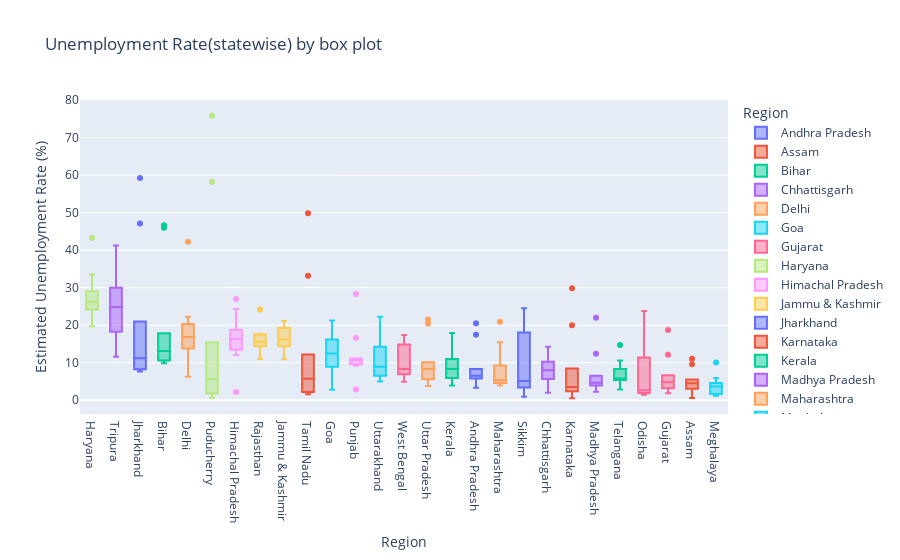

Here is the notebook cell this chart was saved with:
### Code cell
# USING BOX GRAPH TO ANALYSIS
# x AS REGION AND y AS ESTIMATED UNEMPLOYMENT RATE IN DESCENDING ORDER
fg=px.box(rate,x='Region',y=' Estimated Unemployment Rate (%)',color='Region',
         title='Unemployment Rate(statewise) by box plot',template='plotly')
fg.update_layout(xaxis={'categoryorder':'total descending'})
fg.show()

### Figure 1 — Plotly figure (JSON) as saved in the notebook; plotly's stock layout.template omitted (floating-point values rounded to 4 significant figures)
{"data": [{"alignmentgroup": "True", "hovertemplate": "Region=%{x}<br> Estimated Unemployment Rate (%)=%{y}<extra></extra>", "legendgroup": "Andhra Pradesh", "marker": {"color": "#636efa"}, "name": "Andhra Pradesh", "notched": false, "offsetgroup": "Andhra Pradesh", "orientation": "v", "showlegend": true, "type": "box", "x": ["Andhra Pradesh", "Andhra Pradesh", "Andhra Pradesh", "Andhra Pradesh", "Andhra Pradesh", "Andhra Pradesh", "Andhra Pradesh", "Andhra Pradesh", "Andhra Pradesh", "Andhra Pradesh"], "x0": " ", "xaxis": "x", "y": [5.48, 5.83, 5.79, 20.51, 17.43, 3.31, 8.34, 6.96, 6.4, 6.59], "y0": " ", "yaxis": "y"}, {"alignmentgroup": "True", "hovertemplate": "Region=%{x}<br> Estimated Unemployment Rate (%)=%{y}<extra></extra>", "legendgroup": "Assam", "marker": {"color": "#EF553B"}, "name": "Assam", "notched": false, "offsetgroup": "Assam", "orientation": "v", "showlegend": true, "type": "box", "x": ["Assam", "Assam", "Assam", "Assam", "Assam", "Assam", "Assam", "Assam", "Assam", "Assam"], "x0": " ", "xaxis": "x", "y": [4.66, 4.41, 4.77, 11.06, 9.55, 0.6, 3.77, 5.53, 1.19, 3.02], "y0": " ", "yaxis": "y"}, {"alignmentgroup": "True", "hovertemplate": "Region=%{x}<br> Estimated Unemployment Rate (%)=%{y}<extra></extra>", "legendgroup": "Bihar", "marker": {"color": "#00cc96"}, "name": "Bihar", "notched": false, "offsetgroup": "Bihar", "orientation": "v", "showlegend": true, "type": "box", "x": ["Bihar", "Bihar", "Bihar", "Bihar", "Bihar", "Bihar", "Bihar", "Bihar", "Bihar", "Bihar"], "x0": " ", "xaxis": "x", "y": [10.61, 10.29, 15.43, 46.64, 45.96, 17.82, 12.79, 13.44, 11.91, 9.82], "y0": " ", "yaxis": "y"}, {"alignmentgroup": "True", "hovertemplate": "Region=%{x}<br> Estimated Unemployment Rate (%)=%{y}<extra></extra>", "legendgroup": "Chhattisgarh", "marker": {"color": "#ab63fa"}, "name": "Chhattisgarh", "notched": false, "offsetgroup": "Chhattisgarh", "orientation": "v", "showlegend": true, "type": "box", "x": ["Chhattisgarh", "Chhattisgarh", "Chhattisgarh", "Chhattisgarh", "Chhattisgarh", "Chhattisgarh", "Chhattisgarh", "Chhattisgarh", "Chhattisgarh", "Chhattisgarh"], "x0": " ", "xaxis": "x", "y": [9.65, 8.38, 7.54, 3.41, 10.5, 14.23, 10.27, 5.63, 1.96, 6.62], "y0": " ", "yaxis": "y"}, {"alignmentgroup": "True", "hovertemplate": "Region=%{x}<br> Estimated Unemployment Rate (%)=%{y}<extra></extra>", "legendgroup": "Delhi", "marker": {"color": "#FFA15A"}, "name": "Delhi", "notched": false, "offsetgroup": "Delhi", "orientation": "v", "showlegend": true, "type": "box", "x": ["Delhi", "Delhi", "Delhi", "Delhi", "Delhi", "Delhi", "Delhi", "Delhi", "Delhi", "Delhi"], "x0": " ", "xaxis": "x", "y": [22.23, 14.84, 17.04, 16.68, 42.27, 18.19, 20.3, 13.79, 12.53, 6.27], "y0": " ", "yaxis": "y"}, {"alignmentgroup": "True", "hovertemplate": "Region=%{x}<br> Estimated Unemployment Rate (%)=%{y}<extra></extra>", "legendgroup": "Goa", "marker": {"color": "#19d3f3"}, "name": "Goa", "notched": false, "offsetgroup": "Goa", "orientation": "v", "showlegend": true, "type": "box", "x": ["Goa", "Goa", "Goa", "Goa", "Goa", "Goa", "Goa", "Goa", "Goa", "Goa"], "x0": " ", "xaxis": "x", "y": [8.89, 2.81, 5.25, 13.31, 21.25, 9.96, 17.07, 16.21, 15.38, 11.54], "y0": " ", "yaxis": "y"}, {"alignmentgroup": "True", "hovertemplate": "Region=%{x}<br> Estimated Unemployment Rate (%)=%{y}<extra></extra>", "legendgroup": "Gujarat", "marker": {"color": "#FF6692"}, "name": "Gujarat", "notched": false, "offsetgroup": "Gujarat", "orientation": "v", "showlegend": true, "type": "box", "x": ["Gujarat", "Gujarat", "Gujarat", "Gujarat", "Gujarat", "Gujarat", "Gujarat", "Gujarat", "Gujarat", "Gujarat"], "x0": " ", "xaxis": "x", "y": [5.54, 6.38, 6.66, 18.71, 12.11, 3.2, 1.84, 1.87, 3.42, 4.03], "y0": " ", "yaxis": "y"}, {"alignmentgroup": "True", "hovertemplate": "Region=%{x}<br> Estimated Unemployment Rate (%)=%{y}<extra></extra>", "legendgroup": "Haryana", "marker": {"color": "#B6E880"}, "name": "Haryana", "notched": false, "offsetgroup": "Haryana", "orientation": "v", "showlegend": true, "type": "box", "x": ["Haryana", "Haryana", "Haryana", "Haryana", "Haryana", "Haryana", "Haryana", "Haryana", "Haryana", "Haryana"], "x0": " ", "xaxis": "x", "y": [20.34, 25.77, 25.05, 43.22, 29.02, 26.7, 24.18, 33.5, 19.68, 27.31], "y0": " ", "yaxis": "y"}, {"alignmentgroup": "True", "hovertemplate": "Region=%{x}<br> Estimated Unemployment Rate (%)=%{y}<extra></extra>", "legendgroup": "Himachal Pradesh", "marker": {"color": "#FF97FF"}, "name": "Himachal Pradesh", "notched": false, "offsetgroup": "Himachal Pradesh", "orientation": "v", "showlegend": true, "type": "box", "x": ["Himachal Pradesh", "Himachal Pradesh", "Himachal Pradesh", "Himachal Pradesh", "Himachal Pradesh", "Himachal Pradesh", "Himachal Pradesh", "Himachal Pradesh", "Himachal Pradesh", "Himachal Pradesh"], "x0": " ", "xaxis": "x", "y": [16.83, 16.84, 18.76, 2.2, 26.95, 13.47, 24.31, 15.79, 12.04, 13.46], "y0": " ", "yaxis": "y"}, {"alignmentgroup": "True", "hovertemplate": "Region=%{x}<br> Estimated Unemployment Rate (%)=%{y}<extra></extra>", "legendgroup": "Jammu & Kashmir", "marker": {"color": "#FECB52"}, "name": "Jammu & Kashmir", "notched": false, "offsetgroup": "Jammu & Kashmir", "orientation": "v", "showlegend": true, "type": "box", "x": ["Jammu & Kashmir", "Jammu & Kashmir", "Jammu & Kashmir", "Jammu & Kashmir", "Jammu & Kashmir", "Jammu & Kashmir", "Jammu & Kashmir", "Jammu & Kashmir", "Jammu & Kashmir"], "x0": " ", "xaxis": "x", "y": [21.08, 20.78, 15.5, 18.74, 17.92, 10.88, 11.09, 16.17, 16.14], "y0": " ", "yaxis": "y"}, {"alignmentgroup": "True", "hovertemplate": "Region=%{x}<br> Estimated Unemployment Rate (%)=%{y}<extra></extra>", "legendgroup": "Jharkhand", "marker": {"color": "#636efa"}, "name": "Jharkhand", "notched": false, "offsetgroup": "Jharkhand", "orientation": "v", "showlegend": true, "type": "box", "x": ["Jharkhand", "Jharkhand", "Jharkhand", "Jharkhand", "Jharkhand", "Jharkhand", "Jharkhand", "Jharkhand", "Jharkhand", "Jharkhand"], "x0": " ", "xaxis": "x", "y": [10.61, 11.85, 8.23, 47.09, 59.23, 20.95, 7.63, 9.76, 8.24, 11.8], "y0": " ", "yaxis": "y"}, {"alignmentgroup": "True", "hovertemplate": "Region=%{x}<br> Estimated Unemployment Rate (%)=%{y}<extra></extra>", "legendgroup": "Karnataka", "marker": {"color": "#EF553B"}, "name": "Karnataka", "notched": false, "offsetgroup": "Karnataka", "orientation": "v", "showlegend": true, "type": "box", "x": ["Karnataka", "Karnataka", "Karnataka", "Karnataka", "Karnataka", "Karnataka", "Karnataka", "Karnataka", "Karnataka", "Karnataka"], "x0": " ", "xaxis": "x", "y": [2.86, 3.61, 3.46, 29.84, 19.97, 8.44, 4.01, 0.5, 2.41, 1.58], "y0": " ", "yaxis": "y"}, {"alignmentgroup": "True", "hovertemplate": "Region=%{x}<br> Estimated Unemployment Rate (%)=%{y}<extra></extra>", "legendgroup": "Kerala", "marker": {"color": "#00cc96"}, "name": "Kerala", "notched": false, "offsetgroup": "Kerala", "orientation": "v", "showlegend": true, "type": "box", "x": ["Kerala", "Kerala", "Kerala", "Kerala", "Kerala", "Kerala", "Kerala", "Kerala", "Kerala", "Kerala"], "x0": " ", "xaxis": "x", "y": [5.31, 7.6, 8.99, 16.99, 17.88, 9.71, 7.09, 10.98, 5.91, 3.88], "y0": " ", "yaxis": "y"}, {"alignmentgroup": "True", "hovertemplate": "Region=%{x}<br> Estimated Unemployment Rate (%)=%{y}<extra></extra>", "legendgroup": "Madhya Pradesh", "marker": {"color": "#ab63fa"}, "name": "Madhya Pradesh", "notched": false, "offsetgroup": "Madhya Pradesh", "orientation": "v", "showlegend": true, "type": "box", "x": ["Madhya Pradesh", "Madhya Pradesh", "Madhya Pradesh", "Madhya Pradesh", "Madhya Pradesh", "Madhya Pradesh", "Madhya Pradesh", "Madhya Pradesh", "Madhya Pradesh", "Madhya Pradesh"], "x0": " ", "xaxis": "x", "y": [4.11, 4.57, 2.22, 12.36, 21.98, 6.48, 5.08, 4.7, 3.91, 3.13], "y0": " ", "yaxis": "y"}, {"alignmentgroup": "True", "hovertemplate": "Region=%{x}<br> Estimated Unemployment Rate (%)=%{y}<extra></extra>", "legendgroup": "Maharashtra", "marker": {"color": "#FFA15A"}, "name": "Maharashtra", "notched": false, "offsetgroup": "Maharashtra", "orientation": "v", "showlegend": true, "type": "box", "x": ["Maharashtra", "Maharashtra", "Maharashtra", "Maharashtra", "Maharashtra", "Maharashtra", "Maharashtra", "Maharashtra", "Maharashtra", "Maharashtra"], "x0": " ", "xaxis": "x", "y": [4.95, 4.69, 5.79, 20.9, 15.46, 9.23, 3.89, 6.23, 4.55, 4.1], "y0": " ", "yaxis": "y"}, {"alignmentgroup": "True", "hovertemplate": "Region=%{x}<br> Estimated Unemployment Rate (%)=%{y}<extra></extra>", "legendgroup": "Meghalaya", "marker": {"color": "#19d3f3"}, "name": "Meghalaya", "notched": false, "offsetgroup": "Meghalaya", "orientation": "v", "showlegend": true, "type": "box", "x": ["Meghalaya", "Meghalaya", "Meghalaya", "Meghalaya", "Meghalaya", "Meghalaya", "Meghalaya", "Meghalaya", "Meghalaya", "Meghalaya"], "x0": " ", "xaxis": "x", "y": [1.66, 3.59, 1.58, 10.03, 5.92, 1.15, 2.1, 3.74, 4.29, 4.6], "y0": " ", "yaxis": "y"}, {"alignmentgroup": "True", "hovertemplate": "Region=%{x}<br> Estimated Unemployment Rate (%)=%{y}<extra></extra>", "legendgroup": "Odisha", "marker": {"color": "#FF6692"}, "name": "Odisha", "notched": false, "offsetgroup": "Odisha", "orientation": "v", "showlegend": true, "type": "box", "x": ["Odisha", "Odisha", "Odisha", "Odisha", "Odisha", "Odisha", "Odisha", "Odisha", "Odisha", "Odisha"], "x0": " ", "xaxis": "x", "y": [1.9, 3.12, 13.08, 23.76, 11.41, 3.77, 1.88, 1.42, 2.1, 2.18], "y0": " ", "yaxis": "y"}, {"alignmentgroup": "True", "hovertemplate": "Region=%{x}<br> Estimated Unemployment Rate (%)=%{y}<extra></extra>", "legendgroup": "Puducherry", "marker": {"color": "#B6E880"}, "name": "Puducherry", "notched": false, "offsetgroup": "Puducherry", "orientation": "v", "showlegend": true, "type": "box", "x": ["Puducherry", "Puducherry", "Puducherry", "Puducherry", "Puducherry", "Puducherry", "Puducherry", "Puducherry", "Puducherry", "Puducherry"], "x0": " ", "xaxis": "x", "y": [0.58, 1.76, 1.2, 75.85, 58.19, 4.24, 15.47, 5.05, 10.9, 6.18], "y0": " ", "yaxis": "y"}, {"alignmentgroup": "True", "hovertemplate": "Region=%{x}<br> Estimated Unemployment Rate (%)=%{y}<extra></extra>", "legendgroup": "Punjab", "marker": {"color": "#FF97FF"}, "name": "Punjab", "notched": false, "offsetgroup": "Punjab", "orientation": "v", "showlegend": true, "type": "box", "x": ["Punjab", "Punjab", "Punjab", "Punjab", "Punjab", "Punjab", "Punjab", "Punjab", "Punjab", "Punjab"], "x0": " ", "xaxis": "x", "y": [11.11, 10.97, 10.32, 2.86, 28.33, 16.55, 9.19, 10.99, 9.61, 9.88], "y0": " ", "yaxis": "y"}, {"alignmentgroup": "True", "hovertemplate": "Region=%{x}<br> Estimated Unemployment Rate (%)=%{y}<extra></extra>", "legendgroup": "Rajasthan", "marker": {"color": "#FECB52"}, "name": "Rajasthan", "notched": false, "offsetgroup": "Rajasthan", "orientation": "v", "showlegend": true, "type": "box", "x": ["Rajasthan", "Rajasthan", "Rajasthan", "Rajasthan", "Rajasthan", "Rajasthan", "Rajasthan", "Rajasthan", "Rajasthan", "Rajasthan"], "x0": " ", "xaxis": "x", "y": [10.97, 15.16, 11.9, 17.7, 15.74, 14.39, 15.81, 17.51, 15.35, 24.15], "y0": " ", "yaxis": "y"}, {"alignmentgroup": "True", "hovertemplate": "Region=%{x}<br> Estimated Unemployment Rate (%)=%{y}<extra></extra>", "legendgroup": "Sikkim", "marker": {"color": "#636efa"}, "name": "Sikkim", "notched": false, "offsetgroup": "Sikkim", "orientation": "v", "showlegend": true, "type": "box", "x": ["Sikkim", "Sikkim", "Sikkim", "Sikkim", "Sikkim", "Sikkim", "Sikkim", "Sikkim"], "x0": " ", "xaxis": "x", "y": [23.57, 2.28, 24.51, 4.46, 4.45, 12.49, 5.7, 0.88], "y0": " ", "yaxis": "y"}, {"alignmentgroup": "True", "hovertemplate": "Region=%{x}<br> Estimated Unemployment Rate (%)=%{y}<extra></extra>", "legendgroup": "Tamil Nadu", "marker": {"color": "#EF553B"}, "name": "Tamil Nadu", "notched": false, "offsetgroup": "Tamil Nadu", "orientation": "v", "showlegend": true, "type": "box", "x": ["Tamil Nadu", "Tamil Nadu", "Tamil Nadu", "Tamil Nadu", "Tamil Nadu", "Tamil Nadu", "Tamil Nadu", "Tamil Nadu", "Tamil Nadu", "Tamil Nadu"], "x0": " ", "xaxis": "x", "y": [1.57, 2.09, 6.4, 49.83, 33.16, 12.2, 6.81, 2.65, 5, 2.16], "y0": " ", "yaxis": "y"}, {"alignmentgroup": "True", "hovertemplate": "Region=%{x}<br> Estimated Unemployment Rate (%)=%{y}<extra></extra>", "legendgroup": "Telangana", "marker": {"color": "#00cc96"}, "name": "Telangana", "notched": false, "offsetgroup": "Telangana", "orientation": "v", "showlegend": true, "type": "box", "x": ["Telangana", "Telangana", "Telangana", "Telangana", "Telangana", "Telangana", "Telangana", "Telangana", "Telangana", "Telangana"], "x0": " ", "xaxis": "x", "y": [5.49, 8.29, 5.77, 6.25, 14.7, 10.55, 5.36, 5.79, 3.27, 2.86], "y0": " ", "yaxis": "y"}, {"alignmentgroup": "True", "hovertemplate": "Region=%{x}<br> Estimated Unemployment Rate (%)=%{y}<extra></extra>", "legendgroup": "Tripura", "marker": {"color": "#ab63fa"}, "name": "Tripura", "notched": false, "offsetgroup": "Tripura", "orientation": "v", "showlegend": true, "type": "box", "x": ["Tripura", "Tripura", "Tripura", "Tripura", "Tripura", "Tripura", "Tripura", "Tripura", "Tripura", "Tripura"], "x0": " ", "xaxis": "x", "y": [32.67, 28.4, 29.95, 41.23, 21.51, 21.71, 18.24, 27.92, 17.35, 11.57], "y0": " ", "yaxis": "y"}, {"alignmentgroup": "True", "hovertemplate": "Region=%{x}<br> Estimated Unemployment Rate (%)=%{y}<extra></extra>", "legendgroup": "Uttar Pradesh", "marker": {"color": "#FFA15A"}, "name": "Uttar Pradesh", "notched": false, "offsetgroup": "Uttar Pradesh", "orientation": "v", "showlegend": true, "type": "box", "x": ["Uttar Pradesh", "Uttar Pradesh", "Uttar Pradesh", "Uttar Pradesh", "Uttar Pradesh", "Uttar Pradesh", "Uttar Pradesh", "Uttar Pradesh", "Uttar Pradesh", "Uttar Pradesh"], "x0": " ", "xaxis": "x", "y": [7.58, 8.98, 10.11, 21.54, 20.41, 9.47, 5.56, 5.79, 4.18, 3.75], "y0": " ", "yaxis": "y"}, {"alignmentgroup": "True", "hovertemplate": "Region=%{x}<br> Estimated Unemployment Rate (%)=%{y}<extra></extra>", "legendgroup": "Uttarakhand", "marker": {"color": "#19d3f3"}, "name": "Uttarakhand", "notched": false, "offsetgroup": "Uttarakhand", "orientation": "v", "showlegend": true, "type": "box", "x": ["Uttarakhand", "Uttarakhand", "Uttarakhand", "Uttarakhand", "Uttarakhand", "Uttarakhand", "Uttarakhand", "Uttarakhand", "Uttarakhand", "Uttarakhand"], "x0": " ", "xaxis": "x", "y": [5.49, 4.99, 19.85, 6.48, 8.01, 8.61, 12.38, 14.26, 22.26, 9.23], "y0": " ", "yaxis": "y"}, {"alignmentgroup": "True", "hovertemplate": "Region=%{x}<br> Estimated Unemployment Rate (%)=%{y}<extra></extra>", "legendgroup": "West Bengal", "marker": {"color": "#FF6692"}, "name": "West Bengal", "notched": false, "offsetgroup": "West Bengal", "orientation": "v", "showlegend": true, "type": "box", "x": ["West Bengal", "West Bengal", "West Bengal", "West Bengal", "West Bengal", "West Bengal", "West Bengal", "West Bengal", "West Bengal", "West Bengal"], "x0": " ", "xaxis": "x", "y": [6.94, 4.92, 6.92, 17.41, 17.41, 7.29, 6.83, 14.87, 9.35, 9.98], "y0": " ", "yaxis": "y"}], "layout": {"boxmode": "overlay", "legend": {"title": {"text": "Region"}, "tracegroupgap": 0}, "title": {"text": "Unemployment Rate(statewise) by box plot"}, "xaxis": {"anchor": "y", "categoryarray": ["Andhra Pradesh", "Assam", "Bihar", "Chhattisgarh", "Delhi", "Goa", "Gujarat", "Haryana", "Himachal Pradesh", "Jammu & Kashmir", "Jharkhand", "Karnataka", "Kerala", "Madhya Pradesh", "Maharashtra", "Meghalaya", "Odisha", "Puducherry", "Punjab", "Rajasthan", "Sikkim", "Tamil Nadu", "Telangana", "Tripura", "Uttar Pradesh", "Uttarakhand", "West Bengal"], "categoryorder": "total descending", "domain": [0, 1], "title": {"text": "Region"}}, "yaxis": {"anchor": "x", "domain": [0, 1], "title": {"text": " Estimated Unemployment Rate (%)"}}}}
